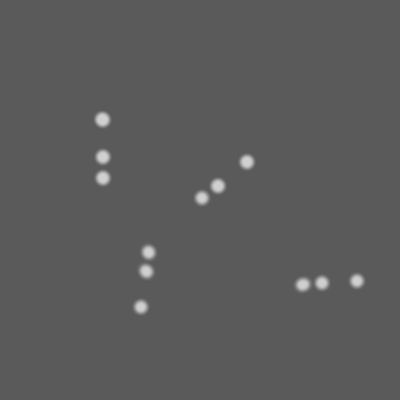
//> input picture RPEV_detectionPosition/src/part2/test/test1.png, 400 x 400 px
$ ./drawelements test/test1.png test/test2.png test/test2.png   (built with g++ and OpenCV 4)
//> lines starting //> are read from the running program, lines starting //| are printed output that depends on the picture
### RPEV_detectionPosition/src/part2/morphology.hpp
#ifndef MORPHOLOGY
#define MORPHOLOGY

#include <opencv2/opencv.hpp>

void
morph(cv::Mat disk, cv::Mat ims, cv::Mat imd, void (*compare)(uchar, uchar*));

void
maximum(uchar val, uchar* max);

void
minimum(uchar val, uchar* min);

#endif

### RPEV_detectionPosition/src/part2/drawelements.cpp
#include <iostream>
#include <cstdlib>

#include "morphology.hpp"

using namespace cv;
using namespace std;

void
process(const char* elementsname, const char* imsname, const char* imdname)
{
//> called with elementsname = "test/test1.png", imsname = "test/test2.png", imdname = "test/test2.png"
  Mat elements = imread(elementsname, 0);
//> elements is the input picture: 400 rows x 400 cols, CV_8UC1; min 90, max 208, mean 91.2
  Mat ims = imread(imsname, 1);
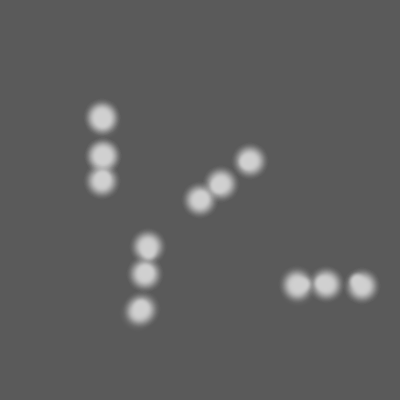
//> input picture RPEV_detectionPosition/src/part2/test/test2.png, 400 x 400 px
//> ims is the input picture: 400 rows x 400 cols, CV_8UC3; min 90, max 208, mean 94.6

  if(elements.size() == ims.size())
  {
    for (int i = 0; i < ims.rows; ++i)
    {
      for (int j = 0; j < ims.cols; ++j)
      {
        if(elements.at<uchar>(i,j) != 0)
        {
          ims.at<Vec3b>(i,j) = Vec3b(0,200,0);
        }
      }
    }
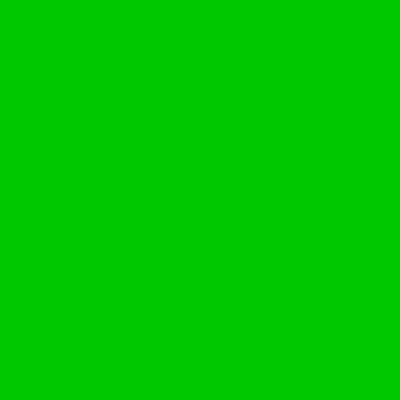
//> ims: 400 rows x 400 cols, CV_8UC3; mean B, G, R 0, 200, 0
  }

  imwrite(imdname, ims);
}

void
usage (const char *s)
{
  std::cerr<<"Usage: "<<s<<"elementsname ims imd\n"<<std::endl;
  exit(EXIT_FAILURE);
}

#define param 3
int
main( int argc, char* argv[] )
{
  if(argc != (param+1))
    usage(argv[0]);
  process(argv[1], argv[2], argv[3]);
  return EXIT_SUCCESS;
}
